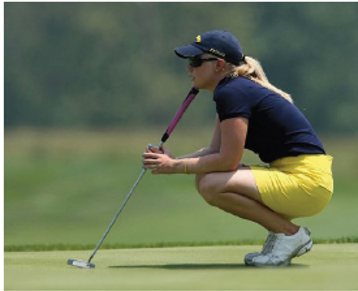
#> input picture data/mean-shift-data.PNG, 358 x 291 px, found by its file name
$ jupyter execute --allow-errors semina5.ipynb
#> lines starting #> are read from the running program, lines starting #| are printed output that depends on the picture
## 5장. 영상 분할(Image segmentation)

영상 분할이란 주어진 영상을 의미 있는 영역(region)으로 나누는 작업.

상자, 파프리카, 가격표는 사람에게 의미있는 물체다.

그래서, 인지과정에서 영상을 영역 단위로 분할하고, 학습을 통해 이미 알고있는 물체와 매칭한다.

하지만, 컴퓨터는 영역 단위로 분할후, 물체를 인지한다.

특징점과 다른점은. 특징점은 그 자체로 의미가 없고, 매칭이 필요하다.

하지만, 영역은 그자체로 물체가 될 수 있다.

## 5-2. 전통적인 방법.

자연영상에서는 성능이 낮지만, <공장 자동화, 문서인식> 등과 같이 영상 획득 조건이 있는 상황에서는 사용할 수 있는 방법들.

### 5-2-1. 임계화를 이용한 영역분할

어두운 배경에 밝은 물체가 있으면 이진화를 사용해 물체영역과 배경 영역을 분할할 수 있다.

깨끗한 배경과 균일한 밝기의 물체가 있는 상황에는 <span style="color:blue">'otsu 알고리즘'</span>이 효과적인 방법이다.

삼진화가 필요한 영상에서는, 이중 임계값 (t1,t2)로 확장시켜야한다.

각 영역의 평균-global평균 으로

t1과 t2사이의 분산을 계산한 식으로, 분산이 큰 t1과 t2를 찾는것. 이를 이중 임계값 otsu 알고리즘이라 한다.

삼진화 하여, 각 영역의 명암값은 평균값으로 대체한다.

---
하지만, 지금까지는 전역적인 방법으로 임계값을 설정함.

효모영상을 임계화했을때, 내부가 잘 분할 되지않았음.

지역의 상황에 따라 적응적으로 결정하는 adaptive thresholding 방법 사용.

달라진 점은, 임계값 t가 아니라, t(j,i)로 (j,i)의 이웃(원형 또는 정방형)을 보고 임계값이 결정된다.

그래서 t함수는 영상의 특성에 달라진다.

[cell 1]
# ex) 다중 임계 otsu

### 5-2-2. 군집화를 이용한 영역 분할

rgb 화소를 3차원 컬러공간에 매핑하자. 3차원 공간의 점들은 색깔이 비슷할수록 가까이 위치한다. (이미지라서 rgb이고, 점이면 xy좌표를 넣는다.)

가까이 있는 화소들을 군집으로 모으는것이 clustering 이다.

처음 k개의 점을 군집 중심으로 초기화함.(초기화 방법에 따라 결과도 달라짐.)

그후, n개의 점을 가장 가까운 군집에 배치하고, 군집마다 평균을 구하여 중심을 바꿈.

뒤의 집이나 산이 꽃과 같이 분류가 됨. 화소간의 거리를 생각하지 않았기 때문.

그래프방법과 mean-shift가 이를 발전시킴.

---
```

criteria
- cv2.TERM_CRITERIA_EPS: epsilon으로 주어진 정확도를 만족하면 반복을 멈춘다.

- cv2.TERM_CRITERIA_MAX_ITER: 정확도와 상관없이 미리 정해진 반복 횟수를 다 채우면 알고리즘을 멈춘다.

- cv2.TERM_CRITERIA_EPS + cv2.TERM_CRITERIA_MAX_ITER : 위 둘 중 한 조건이 만족되면 멈춘다. 여기에서 max_iter=10, epsilon=1.0

kmeans
- k: 클러스터수
- attempts: 10번의 독립적인 실행 분류
- cv2.KMEANS_RANDOM_CENTERS : 초기점을 랜덤으로

결과
- ret: 밀집도(compactness)이다. 이것은 각 클러스터의 중심으로부터 거리제곱의 합이다.

-labels: 각 점이 어느 클러스터에 속하게 되었는지 표시한다(0,1,2,..)

-centers: 클러스터의 중심 좌표를 리턴한다. K개의 데이터를 가진다.
(이미지에서는 화소값이 리턴됨. xy가 아닌 rgb를 넣었으니)

```

[cell 2]
# ex) k-means segmentation
#https://gmnam.tistory.com/168
import cv2
import numpy as np
from matplotlib import pyplot as plt

original_image = cv2.imread("../data/mean-shift-data.png")
#> original_image is the input picture: shape (291, 358, 3); mean B, G, R 88, 116.2, 104.9
img = cv2.cvtColor(original_image,cv2.COLOR_BGR2RGB)# rgb 순으로 바꿔서 진행
vectorized = img.reshape((-1,3))
#1행으로 바꿔버리기
vectorized = np.float32((vectorized))

criteria = (cv2.TERM_CRITERIA_EPS + cv2.TERM_CRITERIA_MAX_ITER,10,1.0)
attempts = 10


fig =plt.figure(figsize=(11,11))
plt.subplot(321),plt.title("original")# 3행 2열중 1번째
plt.imshow(img)

count=1
for k in [3,4,5,6,7]:
    count=count+1
    ret,label,center = cv2.kmeans(vectorized,
                                  k,
                                  None,
                                  criteria,attempts,
                                  cv2.KMEANS_PP_CENTERS)
    #KMEANS_PP_CENTERS : kmeans++ 방식을 이용
    print("center 화소값",center)
    center = np.uint8(center)
    res= center[label.flatten()] #center 화소를 각 라벨에 맞게 대입.
    result_image=res.reshape((img.shape))
    plt.subplot(320+count),plt.title("K="+str(k))# 3행 2열중 1번째
    plt.imshow(result_image)
#> this loop made 5 passes
#> ret on passes 2 to 5: 107383536.8, 69155003, 60731206.8, 50953277.1
#> (ret, center) on pass 1: (151704958.2, [[66, 78, 70], [185, 189, 139], [116, 130, 85]])
#> (printed output is left out)
#> pass 1, `result_image=res.reshape((img.shape))`:
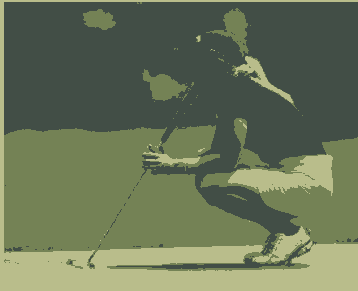
#> result_image: shape (291, 358, 3); mean R, G, B 104.2, 115.5, 87.4
#> pass 2, `result_image=res.reshape((img.shape))`:
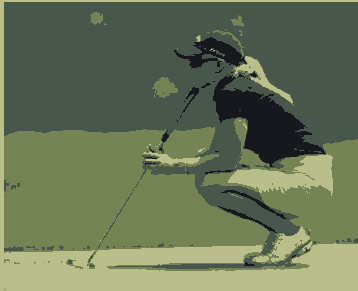
#> result_image: shape (291, 358, 3); mean R, G, B 104.4, 115.6, 87.5
#> pass 3, `result_image=res.reshape((img.shape))`:
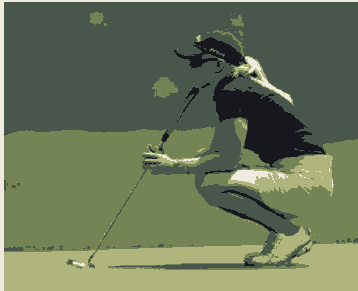
#> result_image: shape (291, 358, 3); mean R, G, B 104.3, 115.7, 87.5
#> after the loop, count = 6

plt.show()
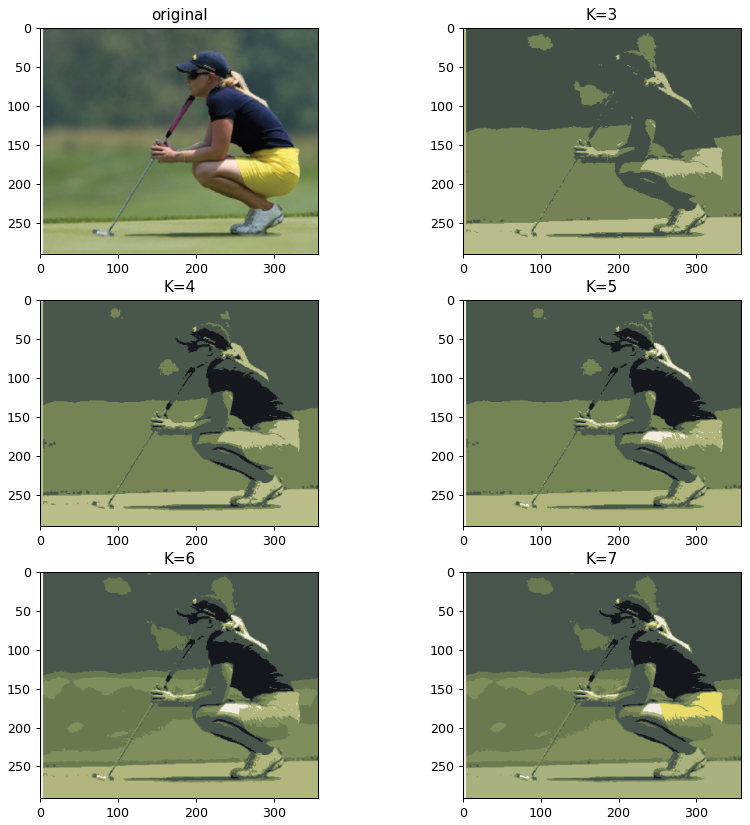
#> figure drawn by matplotlib, 6 panels

## 5-3. 그래프 방법

영상 f를 그래프로 표현한 후, 분할에 필요한 정보를 찾아내는 방법.

G=(V,E)로 정의되고, 노드 V는 한 화소가 될수도 있고, 과분할(다른 segmentation 기법)하여 얻은 자잘한 노드(SUPER PIXEL)이 될 수도 있다.

방향이 없는 그래프이고, E (엣지)는 가중치 W_pq를 가진다.

이때 W_pq는 유사도(얼마나 비슷한가) 또는 거리(얼마나 다른가)로 나타낼 수 있다.

##### 용어 정의
---

- f(Vp) : 노드 V_p 의 명암값.

- x(Vp) : 노드 V_p 의 화소의 위치

- 이웃 : 에지를 가지는 화소쌍. 거리가 r( 여기서는 화소 x,y좌표 거리) 이내 이면 에지를 가진다.

r=1 주변 4방향 화소만 에지를 가지는 그래프. 거리 d를 가중치 W로 채택. (서로 다른 정도를 가중치로 채택.)

예를들어, V6, V7 간에 W는 3.  V7, V8간에는 W는 1.

- 연결요소(영역)를 만드는 방법
---

```
유사도가 높은 노드쌍이 같은 영역에 속하고

유사도가 낮은 노드쌍은 다른 영역이 되야한다.

그러면, 유사도가 낮은 에지를 중심으로 분할선을 주면된다.

W(6,7)=3, W(7,8)=1 이므로 W(6,7)이 분할선이될 가능성이 높은 것.

```

##### 분할선의 전역 최적해
---

지역적으로는 최적이라도, 전역적으로는 판단하면 분할선이 안될 수도 있다.

최적화 문제를 해결하기위해 목적함수와 그것을 수행할 알고리즘이 필요하다.

```
1. 어떤 분할의 좋은 정도를 측정하는 목적함수
2. 목적 함수를 최대화 또는 최소화하는 최적해를 찾는 효율적인 탐색 알고리즘

```

### 5-3-1. 최소 신장트리
이 알고리즘은 신장트리(spanning tree)를 이용하여 최적의 분할을 찾아낸다.

- 신장트리 : 모든 노드를 포함하고, edge의 수가 가장 작은 트리. (edge 수 : 노드수 -1 )

- 최소신장트리(MST) : 신장트리 중, edge 가중치 합이 가장 낮은 트리.

- kruskal 알고리즘, prim 알고리즘으로 구현

- edge 가중치가 거리(d)인 그래프로 표현.

연결요소 C={v1,v6,v7,v11,v12} 일때, 최소신장트리는 MST(C)={(v1,v6), (v6,v11), (v11,v12), (v12,v7)}

검은색 표시된 부분 그래프의 최소 신장트리는 빨간 edge.

만약, 거리 가중치로 MST가 연결요소 C를 분할했다고 가정하면.

```
분할이 잘되었는지 어떻게 판단할까?

새로운 노드를 추가해야한다면 어떤 노드(화소)를 선택하는것이 좋을까?

```
---
#### 분할이 만족해야하는 성질. ( 목적함수 )
---

1. 연결요소의 균일한 정도

최소 신장트리의 에지중 가장 큰 가중치 선택. ex) intra(C) = 2

##### 의미

V6과 V7은 명암값이 3차이라서, 둘만 보면 같은 영역이 아닌데,

intra(C)는 2이기에 같은 영역일 확률이 높다.

##### 노드를 추가할 때

V8을 추가하는 상황에서, intra(c)=2 그대로 이니, 택하는것이 유리하다.

<br>

2. 두 연결요소간의 비교

##### mult_intra
이 둘이 얼마나 균일한지 측정. 둘 중 하나라도 균일하지 않으면 값이 커진다.

##### diff
두 영역의 화소의 차이.

<br>

3. 판별식
연결요소가 잘 분할되었는지 판별하는 식.

mult_intra 가 작아서 균일하고, diff 가 크면 잘 분할 되어, 참.

---
#### 성질을 만족하며, 분할하는 방법. (알고리즘)
---

Kruskal 알고리즘(greedy)로 구현됨.

결과, 잎 부분이. 전역최적화로인해 세분화 되지않음.

##### 컬러 영상의 경우.
거리 식을 3개의 차원을 가진 벡터의크기로 바꾼다.

또는 채널마다 따로 분할하여 합친다.

[cell 3]
#ex) 최소신장트리 방법

---
### 5-3-2. 정규화 절단
분할된 연결요소들을 잘라서, 최적화하는 방법.

### Wu의 방법.
---

그래프를 구성시, 거리대신 <span style="color:blue">유사도</span>를 edge 가중치로 사용한다.

왼쪽은 유사도를 기준으로 분할하는 과정이고, 오른쪽은 인접행렬( 가중치 행렬 )이다.

> 유사도를 기준으로, 분할하려면 어떻게 해야하는가?

- cut함수 ( 목적함수 )

Wu는 분할 결과로 생성되는 두 연결요소가 다를수록 좋다는 원칙에 따라,

유사도의 합이 낮은 edge들을 분할함.

예를들어, 1번과 2번중 2번을 자르게됨. 하지만, 1번으로 분할하는게 더 맞다.

연결요소가 세밀하게 분할된다는 단점이 생김.

### Shi의 방법 (정규화 절단)
---
Shi는 그래서, cut함수를 정규화 하는 방법을 택함.

assoc 함수는 분할전 C와 분할 후 C_i의 가중치합.

하지만, 현실 이미지에서는 수천~수만의 연결요소가 생긴다.

근사하는 방법.

(고유벡터 행렬 구하는식)

W 가중치 행렬에서, A라는 고유벡터 행렬을 구하면 . 고유값이 가장낮은 벡터가 제일 가중치가 낮다고 생각할 수 있다.

Shi 두 번째로 작은 고유벡터를 기준으로, 분할함. (이때 M x N 차원의 벡터가 되는데, 각 화소가 요소이다. 화소를 보고 결정한다고함.)

(어떻게 분할하나?)

이때 두번째 행, W 구할 때 유사도의 식은

이 유사도 식은 특징과 거리를 동시에 사용한다.

화소값 f가 크게 달라도, 거리 x가 가까우면 연결요소가 될 수도 있고,

거리가 멀어도 f가 비슷해서, 연결요소가 될 수 있다.

## 5-4. mean-shift 방법.

---

### mode-seeking (봉우리 탐색)

봉우리를 영역이라 생각하면 된다. 점들이 자신이 발생했을 확률이 높은 mode를 찾아 모이면, clustering 되는 것.

### 5-4-1. 군집화

Parzen window 방법은 Kernel 함수를 통해 어떤 변수의 확률 밀도함수(pdf)를 추정하는 방법. pdf를 알면 변수의 성질을 알 수 있다.

h는 커널 사이즈로, 크면 창안에 많은 점이 들어간다. h가 크면 함수는 매끄러워지고(under-fitting), 작으면 거칠어짐(over-fitting).

시그마 안의 식은, 샘플 x 와 관측값 xi 간에 거리가 h안에 있으면, 가중치를 더해준다는 뜻이다.

하지만, 차원이 커질수록 메모리와 계산시간이 증가해서 비현실적.(???)

예를들어, 영상은 (r,g,b,x,y) d=5 일때, 각 차원이 32단계면 double p[32][32][32][32][32]로, 샘플개수 n에 비해 희소한 분포.

#### 함수를 구하지않고 우회적으로 군집화 하는 방법.

y_t에서 y_t+1을 계산하는식. 커널속 샘플의 정규화된 가중치를 곱하여 계산.

원이 커널일때, xi가 커널의 중앙 y_t와의 거리에 따라 y_t+1 이 결정되는것.

mean-shift는 점 y의 소속을 반복적으로 찾아간다.

초기점 y를 y0로 놓고, y0에서 y1, y1에서 y2, y_t에서 y_t+1로.

수렴되면 y는 y_t+1과 같은 군집.

m(y_t)는 함수값이 증가하는 방향이라서, mean-shift는 gradient-ascent 방법이다.

2행에서, 샘플을 시작점으로 . 4~6행에서 식을 반복하여 수렴점들을 찾는다.

13행 수렴점을 h거리내에서 다시 군집화하고, 14행에서 군집을 찾음.

```
장점
1. k-means나 gaussian-mixture 처럼 군집의 개수 사전 알필요 x
2. 임의의 모양 군집을 찾아내서, 비모수적(non-parametric)
3. 매개변수로 커널폭 h만 필요하다.

```

### 5-4-2. 영상 분할과 스무딩

mean-shift를 영상 분할에 사용하기.

영상에서는 화소가 전부 샘플이다. y=(r,g,b) 3차원이면 충분한가.

같은 값을 가지는 화소가 멀리있어도 같은 mode로 수렴 할 수도 있다. (k-means 클러스터링의 문제)

X_s=(x,y), X_r(r,g,b) 샘플 X=(r,g,b,x,y) 5차원.

하지만, X_s와 X_r은 수식에서 거리측정시 서로 스케일이 다르므로, 커널함수에서 따로 정규화를 해준다.

그림에서, 창안에 들어오는 샘플을 탐색시간이 오래걸린다.(거리내에 있는 점들을 찾는것)

- edge정보 활용.

영상 분할 알고리즘에 에지정보를 사용하면 품질을 높힐 수 있다.

- edge 보존 스무딩

clustering 후 화소값을 mode 컬러값으로 대치시 에지 보존 스무딩 효과를 낸다.

---

[cell 4]
# ex) mean-shift sklearn 이용.
#https://stackoverflow.com/questions/62575894/how-to-find-clusters-in-image-using-mean-shift-in-python-opencv


from sklearn.cluster import MeanShift, estimate_bandwidth

from matplotlib import font_manager, rc
font_path = "C:/Windows/Fonts/NGULIM.TTF"
#> (the rest of this cell did not finish here and is left out)

## 5-5. 워터셰드(watershed) 방법.

그림과 같은 지형은 유역의 최저점에서 부터 물이 차올라서, 넘쳐서 바깥쪽으로 흐르면 watershed이다.

> 이미지에서 지형은 어떻게 구할까?

에지 강도맵은 지형이다. 에지 강도값이 그 지점의 높이라 생각한다. (지형이 높으면 분할점이될 가능성이 높으니)

수위 1,2,3.. 채워갈때 다른 유역으로 넘어가는 수위와 위치가 워터셰드가 된다.

먼저 최저영역에 번호를 붙이고 이웃화소를 queue에 넣는다.

#### 팽창연산

팽창연산을 이용해서도 댐을 만들 수 있다.

#### Meyer의 방법.
우선순위 큐를 이용해, 각 화소에 번호를 붙이는데 번호가 안 붙으면 watershed가 된다.

그 이웃화소는 주변 이웃이 모두 번호가 같으면 번호를 붙여준다.

번호가 안 붙으면 watershed.

[cell 5]
#ex) water-shed.
# 예제와 달리 마커기반 watershed
#https://blog.naver.com/samsjang/220601488606
import numpy as np
import matplotlib.pyplot as plt
from scipy import ndimage as ndi

from skimage.segmentation import watershed
from skimage.feature import peak_local_max


# 겹친 두 원을 생성.
x, y = np.indices((80, 80))
x1, y1, x2, y2 = 28, 28, 44, 52
r1, r2 = 16, 20
mask_circle1 = (x - x1)**2 + (y - y1)**2 < r1**2
mask_circle2 = (x - x2)**2 + (y - y2)**2 < r2**2
image = np.logical_or(mask_circle1, mask_circle2)

# Now we want to separate the two objects in image
# Generate the markers as local maxima of the distance to the background

#이미지에서 최저 영역들을 찾아야한다.
#배경과 멀리있을수록 최저영역
distance = ndi.distance_transform_edt(image)# 거리 맵을 만들어준다.
coords = peak_local_max(distance, footprint=np.ones((3, 3)), labels=image) # 거리맵에서 최저영역을 찾고.
mask = np.zeros(distance.shape, dtype=bool)
mask[tuple(coords.T)] = True# 최저영역들을 마스크에 담아서
markers, _ = ndi.label(mask) #번호를 부여한다.
labels = watershed(-distance, markers, mask=image)#watershed

fig, axes = plt.subplots(ncols=3, figsize=(9, 3), sharex=True, sharey=True)
ax = axes.ravel()

ax[0].imshow(image, cmap=plt.cm.gray)
ax[0].set_title('Overlapping objects')
ax[1].imshow(-distance, cmap=plt.cm.gray)
ax[1].set_title('Distances')
ax[2].imshow(labels, cmap=plt.cm.nipy_spectral)
ax[2].set_title('Separated objects')

for a in ax:
    a.set_axis_off()
#> this loop made 3 passes

fig.tight_layout()
plt.show()
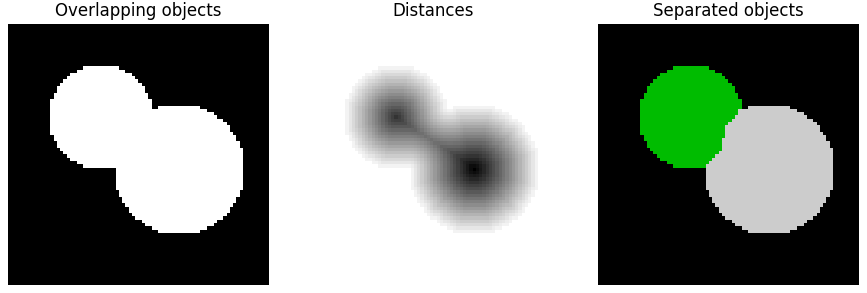
#> figure drawn by matplotlib, 3 panels

[cell 6]
print("로컬 최저점")
peak_local_max(distance, footprint=np.ones((3, 3)), labels=image)

## 5-6. 대화식 물체 분할
---

이전까지는, 전체영상을 배타적인 영역의 여러 집합들로 분할.

관심있는 영역만 잘라내는 분할방식도 필요하다.

이런 종류를 물체/배경 분할(background segmentation)

사용자가 초기 곡선 지정 -> 대화식 시스템

사용자가 곡선을 지정하도록 유도하는것이 바람직해보이지 않을 수 있는데,

관심있는 물체를 오리기(matting) -> 합성

과정을 생각해보면, 대화식으로 작업을 하기도한다.

### 5-6-1. 능동 외곽선(active contour)
---

### 스네이크 알고리즘

초기곡선이 주어지고 최적상태를 <span style="color:blue">'능동적으로'</span> 찾아가며, 그결과 외곽선이 된다.

iteration이 지날때마다, 손모양에 가까워진다.

특정 폐곡선 모양을 그려줘야하기에, parametric 이다.

- 이산공간 외곽선(폐곡선) 표현

이산공간에서 곡선은 이처럼 나타내고, iteration이 지날때마다 점들이 이동한다.

점들이 이동하는 방법은, 에너지에 따라 결정된다.

이 에너지 식이 최소가 되는 곡선으로 이동.

즉, 최적화 문제로 에너지 식이 목적함수.

##### 에너지 함수 (목적함수)

이산공간으로 표현하면.

---

- E_image : 영상의 명암에 반응하는항.

찾고자 하는것이, 물체의 경계이고 edge 강도가 커야한다. 그래서 edge강도에 -를 붙임.

(edge강도의 제곱)

- E_internal : 곡선의 내부에너지

물체의 경계는 부드럽다는 전제로, 곡률이 작을수록 큰값을 가짐. edge강도가 커져서 노이즈되어 물체를 벗어나는것을 막아줌.

g_s는 구간의 거리, g_ss는 곡률 계산.

---

##### 최적해 탐색 알고리즘
>  초기 곡선 g0(s)에서 시작하여, 수렴할 때까지 g0(s) -> g1(s) -> g2(s)… 반복

>  greedy 알고리즘

### 지능가위(intelligent scissor)와 레벨 셋(level-set)
---

스네이크보다 진보된 능동 외곽선

##### 지능가위
---

사용자가 원하는 물체 주위를 흰선으로 표시한다.

노란색이 실시간으로 절단된 경계선

##### level set
---

스네이크와 달리, 곡선으로 표시하지않고 등고선으로 표현.

## 5-6-2. 그래프 절단 (Graph-Cut)
---

그래프에서 S와 T사이의 노드들을 화소라 생각하자.

EDGE들은 화소들간의 유사도 이다.

오른쪽은 EDGE가 파이프라 생각하고, 최대 흐를 수 있는 양을 나타낸것.

##### 어떤 절단을 해야 영상이 잘 분할될까?

> edge 비용 '최소' 그래프 절단. 일때, 가장 좋은 영상 분할이다.

> Ford 정리: 최소절단(min-cut)은 최대흐름(max-flow) 상태에서 포화된 edge와 같다.

위 알고리즘에서 S와 T는 각각 사용자가 선택한 Object와 Background가 된다. (정규화 절단과 다른점)

- 그래프 구축
---

S와 T는 나무그림에서 빨간 부분과 배경 부분이다.

S와 T는 모든 화소와 EDGE를 형성한다.

S와 연결된 부분은 절달되면 안되니 100이되고, S와 반대편 T쪽 화소와는 0으로 무조건 절단되게 만들어짐.

그러면, S와 T 랑 바로 연결 안되있는 중간 화소들은

이 식은 중간화소와 S,T 사이의 EDGE 가중치.

예를들어, S와 가까우면 background일 확률이 낮아져 가중치는 커진다.

이 식은 화소들간의 EDGE 가중치 계산.

여기서 d는 화소간의 X,Y거리이고 4 연결성.

그래프를 구했으면, 절단을 한다.

- 최소 절단
---

3 + 2+ 3 + 4 +0.. 으로 최소 절단을 실시하면, OBJECT와 BACKGROUND가 분할된다.

결과를 보면, background가 이어져있지 않아도 분할 될 수 있음을 볼 수 있다.

levelset과 마찬가지로 토폴로지를 갖는 분할 결과를 만들어준다. 나무 사진에서도 내부 구멍이 있다.

지능가위, 스네이크에서는 안되는 것.

grab-cut은 그래프 절단을 개선시킨것.

[cell 7]
# open cv grab cut
#https://deep-learning-study.tistory.com/240
import cv2
import numpy as np
from matplotlib import pyplot as plt


# 입력 영상 불러오기
src2 = cv2.imread('../data/mean-shift-data.png')
src = cv2.resize(src2, (1920, 1280))
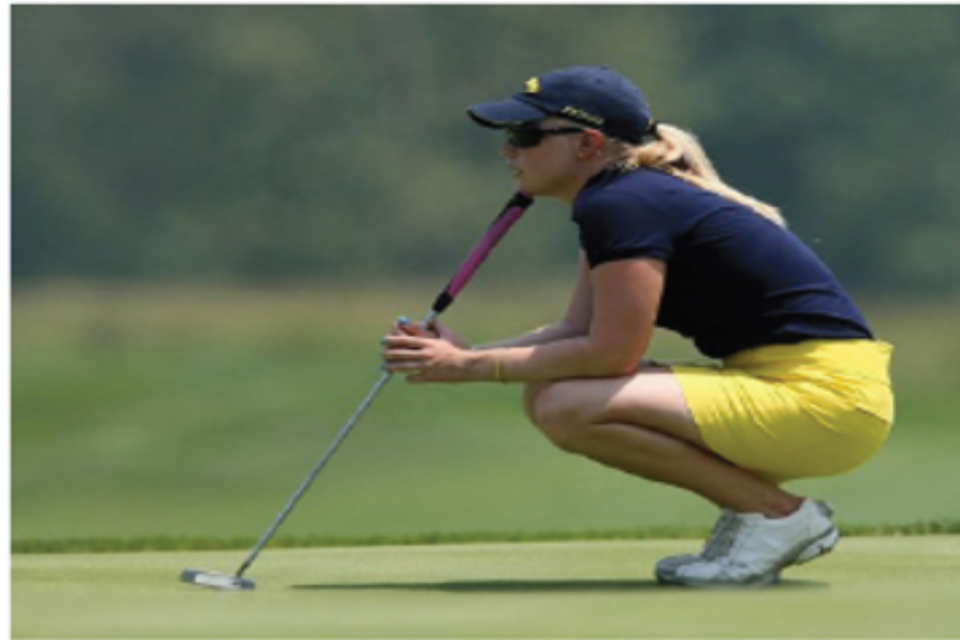
#> src: shape (1280, 1920, 3) (shown at 1/2 size); mean B, G, R 87.9, 116.1, 104.8

if src is None:
    print('Image load failed!')
    sys.exit()

# 사각형 지정을 통한 초기 분할
mask = np.zeros(src.shape[:2], np.uint8) # 마스크
bgdModel = np.zeros((1, 65), np.float64) # 배경 모델 무조건 1행 65열, float64
fgdModel = np.zeros((1, 65), np.float64) # 전경 모델 무조건 1행 65열, float64

rc = cv2.selectROI(src)

# RECT는 사용자가 사각형 지정. 이 값에서 계속 업데이트
cv2.grabCut(src, mask, rc, bgdModel, fgdModel, 1, cv2.GC_INIT_WITH_RECT)

# mask 4개 값을 2개로 변환
mask = np.where((mask == 0) | (mask == 2), 0, 1).astype('uint8')
dst = src * mask[:, :, np.newaxis]

# 초기 분할 결과 출력
cv2.imshow('dst', dst)

# 마우스 이벤트 처리 함수 등록
def on_mouse(event, x, y, flags, param):
    if event == cv2.EVENT_LBUTTONDOWN: # 왼쪽 버튼은 전경
        cv2.circle(dst, (x, y), 3, (255, 0, 0), -1) # 파랑색 색칠
        cv2.circle(mask, (x, y), 3, cv2.GC_FGD, -1) # 마스크에 전경 강제 지정
        cv2.imshow('dst', dst)
    elif event == cv2.EVENT_RBUTTONDOWN: # 오른쪽 버튼은 배경
        cv2.circle(dst, (x, y), 3, (0, 0, 255), -1) # 빨강색 원
        cv2.circle(mask, (x, y), 3, cv2.GC_BGD, -1) # 마스크에 배경 강제 지정
        cv2.imshow('dst', dst)

    elif event == cv2.EVENT_MOUSEMOVE: # 마우스 움직임
        if flags & cv2.EVENT_FLAG_LBUTTON: # 왼쪽 누르고 움직이면 전경
            cv2.circle(dst, (x, y), 3, (255, 0, 0), -1)
            cv2.circle(mask, (x, y), 3, cv2.GC_FGD, -1)
            cv2.imshow('dst', dst)
        elif flags & cv2.EVENT_FLAG_RBUTTON: # 오른쪽 누르고 움직이면 배경
            cv2.circle(dst, (x, y), 3, (0, 0, 255), -1)
            cv2.circle(mask, (x, y), 3, cv2.GC_BGD, -1)
            cv2.imshow('dst', dst)

cv2.setMouseCallback('dst', on_mouse)# dst창에서 마우스 작동시마다 이 함수 호출

while True:
    key = cv2.waitKey()
    if key == 13:
        cv2.grabCut(src, mask, rc, bgdModel, fgdModel, 1, cv2.GC_INIT_WITH_MASK) # 마스크 초기화
        mask2 = np.where((mask == 2) | (mask == 0), 0, 1).astype('uint8')
        dst = src * mask2[:, :, np.newaxis]
        cv2.imshow('dst', dst)

    elif key == 27:
        break

cv2.destroyAllWindows()
